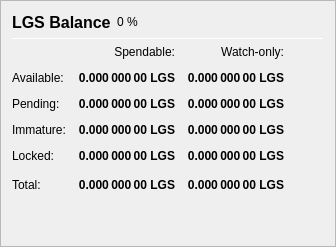
                   <widget class="QFrame" name="frame_Balances">
                    <property name="frameShape">
                     <enum>QFrame::StyledPanel</enum>
                    </property>
                    <property name="frameShadow">
                     <enum>QFrame::Raised</enum>
                    </property>
                    <layout class="QVBoxLayout" name="verticalLayout_4">
                     <item>
                      <layout class="QHBoxLayout" name="horizontalLayout_4">
                       <item>
                        <widget class="QLabel" name="label_5">
                         <property name="minimumSize">
                          <size>
                           <width>0</width>
                           <height>20</height>
                          </size>
                         </property>
                         <property name="font">
                          <font>
                           <pointsize>12</pointsize>
                           <weight>75</weight>
                           <bold>true</bold>
                          </font>
                         </property>
                         <property name="text">
                          <string>LGS Balance</string>
                         </property>
                        </widget>
                       </item>
                       <item>
                        <widget class="QLabel" name="labelLGSPercent">
                         <property name="text">
                          <string notr="true">0 %</string>
                         </property>
                        </widget>
                       </item>
                       <item>
                        <spacer name="horizontalSpacer_3">
                         <property name="orientation">
                          <enum>Qt::Horizontal</enum>
                         </property>
                         <property name="sizeHint" stdset="0">
                          <size>
                           <width>40</width>
                           <height>20</height>
                          </size>
                         </property>
                        </spacer>
                       </item>
                      </layout>
                     </item>
                     <item>
                      <widget class="Line" name="line_Balance">
                       <property name="minimumSize">
                        <size>
                         <width>0</width>
                         <height>1</height>
                        </size>
                       </property>
                       <property name="maximumSize">
                        <size>
                         <width>16777215</width>
                         <height>1</height>
                        </size>
                       </property>
                       <property name="orientation">
                        <enum>Qt::Horizontal</enum>
                       </property>
                      </widget>
                     </item>
                     <item>
                      <layout class="QGridLayout" name="gridLayout">
                       <property name="spacing">
                        <number>12</number>
                       </property>
                       <item row="0" column="1">
                        <widget class="QLabel" name="labelSpendable">
                         <property name="text">
                          <string>Spendable:</string>
                         </property>
                         <property name="alignment">
                          <set>Qt::AlignRight|Qt::AlignTrailing|Qt::AlignVCenter</set>
                         </property>
                        </widget>
                       </item>
                       <item row="0" column="2">
                        <widget class="QLabel" name="labelWatchonly">
                         <property name="text">
                          <string>Watch-only:</string>
                         </property>
                         <property name="alignment">
                          <set>Qt::AlignRight|Qt::AlignTrailing|Qt::AlignVCenter</set>
                         </property>
                        </widget>
                       </item>
                       <item row="1" column="0">
                        <widget class="QLabel" name="labelBalanceText">
                         <property name="text">
                          <string>Available:</string>
                         </property>
                        </widget>
                       </item>
                       <item row="1" column="1">
                        <widget class="QLabel" name="labelBalance">
                         <property name="font">
                          <font>
                           <weight>75</weight>
                           <bold>true</bold>
                          </font>
                         </property>
                         <property name="cursor">
                          <cursorShape>IBeamCursor</cursorShape>
                         </property>
                         <property name="toolTip">
                          <string>Your current spendable balance</string>
                         </property>
                         <property name="text">
                          <string notr="true">0.000 000 00 LGS</string>
                         </property>
                         <property name="alignment">
                          <set>Qt::AlignRight|Qt::AlignTrailing|Qt::AlignVCenter</set>
                         </property>
                         <property name="textInteractionFlags">
                          <set>Qt::LinksAccessibleByMouse|Qt::TextSelectableByKeyboard|Qt::TextSelectableByMouse</set>
                         </property>
                        </widget>
                       </item>
                       <item row="1" column="2">
                        <widget class="QLabel" name="labelWatchAvailable">
                         <property name="font">
                          <font>
                           <weight>75</weight>
                           <bold>true</bold>
                          </font>
                         </property>
                         <property name="cursor">
                          <cursorShape>IBeamCursor</cursorShape>
                         </property>
                         <property name="toolTip">
                          <string>Your current balance in watch-only addresses</string>
                         </property>
                         <property name="text">
                          <string notr="true">0.000 000 00 LGS</string>
                         </property>
                         <property name="alignment">
                          <set>Qt::AlignRight|Qt::AlignTrailing|Qt::AlignVCenter</set>
                         </property>
                         <property name="textInteractionFlags">
                          <set>Qt::LinksAccessibleByMouse|Qt::TextSelectableByKeyboard|Qt::TextSelectableByMouse</set>
                         </property>
                        </widget>
                       </item>
                       <item row="2" column="0">
                        <widget class="QLabel" name="labelPendingText">
                         <property name="text">
                          <string>Pending:</string>
                         </property>
                        </widget>
                       </item>
                       <item row="2" column="1">
                        <widget class="QLabel" name="labelUnconfirmed">
                         <property name="font">
                          <font>
                           <weight>75</weight>
                           <bold>true</bold>
                          </font>
                         </property>
                         <property name="cursor">
                          <cursorShape>IBeamCursor</cursorShape>
                         </property>
                         <property name="toolTip">
                          <string>Total of transactions that have yet to be confirmed, and do not yet count toward the spendable balance</string>
                         </property>
                         <property name="text">
                          <string notr="true">0.000 000 00 LGS</string>
                         </property>
                         <property name="alignment">
                          <set>Qt::AlignRight|Qt::AlignTrailing|Qt::AlignVCenter</set>
                         </property>
                         <property name="textInteractionFlags">
                          <set>Qt::LinksAccessibleByMouse|Qt::TextSelectableByKeyboard|Qt::TextSelectableByMouse</set>
                         </property>
                        </widget>
                       </item>
                       <item row="2" column="2">
                        <widget class="QLabel" name="labelWatchPending">
                         <property name="font">
                          <font>
                           <weight>75</weight>
                           <bold>true</bold>
                          </font>
                         </property>
                         <property name="cursor">
                          <cursorShape>IBeamCursor</cursorShape>
                         </property>
                         <property name="toolTip">
                          <string>Unconfirmed transactions to watch-only addresses</string>
                         </property>
                         <property name="text">
                          <string notr="true">0.000 000 00 LGS</string>
                         </property>
                         <property name="alignment">
                          <set>Qt::AlignRight|Qt::AlignTrailing|Qt::AlignVCenter</set>
                         </property>
                         <property name="textInteractionFlags">
                          <set>Qt::LinksAccessibleByMouse|Qt::TextSelectableByKeyboard|Qt::TextSelectableByMouse</set>
                         </property>
                        </widget>
                       </item>
                       <item row="3" column="0">
                        <widget class="QLabel" name="labelImmatureText">
                         <property name="text">
                          <string>Immature:</string>
                         </property>
                        </widget>
                       </item>
                       <item row="3" column="1">
                        <widget class="QLabel" name="labelImmature">
                         <property name="font">
                          <font>
                           <weight>75</weight>
                           <bold>true</bold>
                          </font>
                         </property>
                         <property name="cursor">
                          <cursorShape>IBeamCursor</cursorShape>
                         </property>
                         <property name="toolTip">
                          <string>Staked or masternode rewards that has not yet matured</string>
                         </property>
                         <property name="text">
                          <string notr="true">0.000 000 00 LGS</string>
                         </property>
                         <property name="alignment">
                          <set>Qt::AlignRight|Qt::AlignTrailing|Qt::AlignVCenter</set>
                         </property>
                         <property name="textInteractionFlags">
                          <set>Qt::LinksAccessibleByMouse|Qt::TextSelectableByKeyboard|Qt::TextSelectableByMouse</set>
                         </property>
                        </widget>
                       </item>
                       <item row="3" column="2">
                        <widget class="QLabel" name="labelWatchImmature">
                         <property name="font">
                          <font>
                           <weight>75</weight>
                           <bold>true</bold>
                          </font>
                         </property>
                         <property name="cursor">
                          <cursorShape>IBeamCursor</cursorShape>
                         </property>
                         <property name="toolTip">
                          <string>Staked or masternode rewards in watch-only addresses that has not yet matured</string>
                         </property>
                         <property name="text">
                          <string notr="true">0.000 000 00 LGS</string>
                         </property>
                         <property name="alignment">
                          <set>Qt::AlignRight|Qt::AlignTrailing|Qt::AlignVCenter</set>
                         </property>
                         <property name="textInteractionFlags">
                          <set>Qt::LinksAccessibleByMouse|Qt::TextSelectableByKeyboard|Qt::TextSelectableByMouse</set>
                         </property>
                        </widget>
                       </item>
                       <item row="4" column="0">
                        <widget class="QLabel" name="labelLockedBalanceText">
                         <property name="toolTip">
                          <string>Locked LGS or Masternode collaterals. These are excluded from zLGS minting.</string>
                         </property>
                         <property name="text">
                          <string>Locked:</string>
                         </property>
                        </widget>
                       </item>
                       <item row="4" column="1">
                        <widget class="QLabel" name="labelLockedBalance">
                         <property name="font">
                          <font>
                           <weight>75</weight>
                           <bold>true</bold>
                          </font>
                         </property>
                         <property name="cursor">
                          <cursorShape>IBeamCursor</cursorShape>
                         </property>
                         <property name="toolTip">
                          <string>Locked LGS or Masternode collaterals. These are excluded from zLGS minting.</string>
                         </property>
                         <property name="text">
                          <string notr="true">0.000 000 00 LGS</string>
                         </property>
                         <property name="alignment">
                          <set>Qt::AlignRight|Qt::AlignTrailing|Qt::AlignVCenter</set>
                         </property>
                         <property name="textInteractionFlags">
                          <set>Qt::LinksAccessibleByMouse|Qt::TextSelectableByKeyboard|Qt::TextSelectableByMouse</set>
                         </property>
                        </widget>
                       </item>
                       <item row="4" column="2">
                        <widget class="QLabel" name="labelWatchLocked">
                         <property name="font">
                          <font>
                           <weight>75</weight>
                           <bold>true</bold>
                          </font>
                         </property>
                         <property name="cursor">
                          <cursorShape>IBeamCursor</cursorShape>
                         </property>
                         <property name="toolTip">
                          <string>Current locked balance in watch-only addresses</string>
                         </property>
                         <property name="text">
                          <string notr="true">0.000 000 00 LGS</string>
                         </property>
                         <property name="alignment">
                          <set>Qt::AlignRight|Qt::AlignTrailing|Qt::AlignVCenter</set>
                         </property>
                         <property name="textInteractionFlags">
                          <set>Qt::LinksAccessibleByMouse|Qt::TextSelectableByKeyboard|Qt::TextSelectableByMouse</set>
                         </property>
                        </widget>
                       </item>
                       <item row="5" column="0">
                        <widget class="QLabel" name="labelTotalText">
                         <property name="toolTip">
                          <string>Your current LogisCoin balance, unconfirmed and immature transactions included</string>
                         </property>
                         <property name="text">
                          <string>Total:</string>
                         </property>
                        </widget>
                       </item>
                       <item row="5" column="1">
                        <widget class="QLabel" name="labelTotal">
                         <property name="font">
                          <font>
                           <weight>75</weight>
                           <bold>true</bold>
                          </font>
                         </property>
                         <property name="cursor">
                          <cursorShape>IBeamCursor</cursorShape>
                         </property>
                         <property name="toolTip">
                          <string>Your current LogisCoin balance, unconfirmed and immature transactions included</string>
                         </property>
                         <property name="text">
                          <string notr="true">0.000 000 00 LGS</string>
                         </property>
                         <property name="alignment">
                          <set>Qt::AlignRight|Qt::AlignTrailing|Qt::AlignVCenter</set>
                         </property>
                         <property name="textInteractionFlags">
                          <set>Qt::LinksAccessibleByMouse|Qt::TextSelectableByKeyboard|Qt::TextSelectableByMouse</set>
                         </property>
                        </widget>
                       </item>
                       <item row="5" column="2">
                        <widget class="QLabel" name="labelWatchTotal">
                         <property name="font">
                          <font>
                           <weight>75</weight>
                           <bold>true</bold>
                          </font>
                         </property>
                         <property name="cursor">
                          <cursorShape>IBeamCursor</cursorShape>
                         </property>
                         <property name="toolTip">
                          <string>Current total balance in watch-only addresses</string>
                         </property>
                         <property name="text">
                          <string notr="true">0.000 000 00 LGS</string>
                         </property>
                         <property name="alignment">
                          <set>Qt::AlignRight|Qt::AlignTrailing|Qt::AlignVCenter</set>
                         </property>
                         <property name="textInteractionFlags">
                          <set>Qt::LinksAccessibleByMouse|Qt::TextSelectableByKeyboard|Qt::TextSelectableByMouse</set>
                         </property>
                        </widget>
                       </item>
                       <item row="5" column="3">
                        <spacer name="horizontalSpacer_9">
                         <property name="orientation">
                          <enum>Qt::Horizontal</enum>
                         </property>
                         <property name="sizeHint" stdset="0">
                          <size>
                           <width>40</width>
                           <height>20</height>
                          </size>
                         </property>
                        </spacer>
                       </item>
                      </layout>
                     </item>
                     <item>
                      <spacer name="verticalSpacer_3">
                       <property name="orientation">
                        <enum>Qt::Vertical</enum>
                       </property>
                       <property name="sizeHint" stdset="0">
                        <size>
                         <width>20</width>
                         <height>40</height>
                        </size>
                       </property>
                      </spacer>
                     </item>
                    </layout>
                   </widget>
